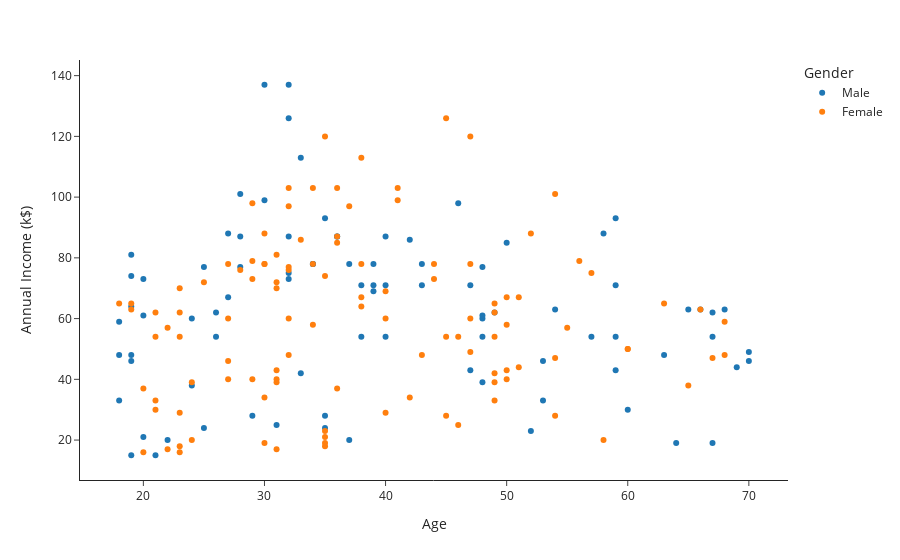

Notebook source saved alongside this figure:
### Markdown cell above
#### **In this plot we can conclude that, female customers younger than 50 have higher spending scores than female customers older than 50.** ####
#### **We can also see those female customers who are younger than 40, generally have high spending score.** ####
#### **Another fact to notice is that male customers who are younger than 40, generally have spending score more than 60** ####
#### **Also male customers who are older than 40, generally have spending score lower than 40.** ####
#### **In a result, just by looking only to this plot, we can say, customers younger than 40 have higher spending scores rather than those who are older than 40** ####

### Code cell
plot('Age', 'Annual Income (k$)')

### Figure 1 — Plotly figure (JSON) as saved in the notebook; plotly's stock layout.template omitted (floating-point values rounded to 4 significant figures)
{"data": [{"hovertemplate": "Gender=Male<br>Age=%{x}<br>Annual Income (k$)=%{y}<extra></extra>", "legendgroup": "Male", "marker": {"color": "#1F77B4", "symbol": "circle"}, "mode": "markers", "name": "Male", "orientation": "v", "showlegend": true, "type": "scatter", "x": [19, 21, 64, 67, 37, 22, 20, 52, 35, 25, 31, 29, 35, 60, 53, 18, 24, 48, 33, 59, 47, 69, 53, 70, 19, 63, 18, 19, 70, 59, 26, 40, 57, 38, 67, 48, 18, 48, 24, 48, 20, 67, 26, 49, 54, 68, 66, 65, 19, 27, 39, 43, 40, 59, 38, 47, 39, 20, 32, 19, 32, 25, 28, 48, 34, 43, 39, 37, 34, 19, 50, 42, 32, 40, 28, 36, 36, 58, 27, 59, 35, 46, 30, 28, 33, 32, 32, 30], "xaxis": "x", "y": [15, 15, 19, 19, 20, 20, 21, 23, 24, 24, 25, 28, 28, 30, 33, 33, 38, 39, 42, 43, 43, 44, 46, 46, 46, 48, 48, 48, 49, 54, 54, 54, 54, 54, 54, 54, 59, 60, 60, 61, 61, 62, 62, 62, 63, 63, 63, 63, 64, 67, 69, 71, 71, 71, 71, 71, 71, 73, 73, 74, 75, 77, 77, 77, 78, 78, 78, 78, 78, 81, 85, 86, 87, 87, 87, 87, 87, 88, 88, 93, 93, 98, 99, 101, 113, 126, 137, 137], "yaxis": "y"}, {"hovertemplate": "Gender=Female<br>Age=%{x}<br>Annual Income (k$)=%{y}<extra></extra>", "legendgroup": "Female", "marker": {"color": "#FF7F0E", "symbol": "circle"}, "mode": "markers", "name": "Female", "orientation": "v", "showlegend": true, "type": "scatter", "x": [20, 23, 31, 22, 35, 23, 30, 35, 58, 24, 35, 35, 46, 54, 45, 40, 23, 21, 49, 21, 42, 30, 36, 20, 65, 31, 49, 24, 50, 27, 29, 31, 49, 31, 50, 51, 27, 67, 54, 43, 68, 32, 47, 60, 60, 45, 23, 49, 46, 21, 55, 22, 34, 50, 68, 40, 32, 47, 27, 23, 49, 21, 66, 19, 38, 18, 19, 63, 49, 51, 50, 38, 40, 23, 31, 25, 31, 29, 44, 35, 57, 28, 32, 32, 34, 44, 38, 47, 27, 30, 30, 56, 29, 31, 36, 33, 36, 52, 30, 37, 32, 29, 41, 54, 41, 36, 34, 32, 38, 47, 35, 45], "xaxis": "x", "y": [16, 16, 17, 17, 18, 18, 19, 19, 20, 20, 21, 23, 25, 28, 28, 29, 29, 30, 33, 33, 34, 34, 37, 37, 38, 39, 39, 39, 40, 40, 40, 40, 42, 43, 43, 44, 46, 47, 47, 48, 48, 48, 49, 50, 50, 54, 54, 54, 54, 54, 57, 57, 58, 58, 59, 60, 60, 60, 60, 62, 62, 62, 63, 63, 64, 65, 65, 65, 65, 67, 67, 67, 69, 70, 70, 72, 72, 73, 73, 74, 75, 76, 76, 77, 78, 78, 78, 78, 78, 78, 78, 79, 79, 81, 85, 86, 87, 88, 88, 97, 97, 98, 99, 101, 103, 103, 103, 103, 113, 120, 120, 126], "yaxis": "y"}], "layout": {"legend": {"title": {"text": "Gender"}, "tracegroupgap": 0}, "margin": {"t": 60}, "xaxis": {"anchor": "y", "domain": [0.0, 1.0], "title": {"text": "Age"}}, "yaxis": {"anchor": "x", "domain": [0.0, 1.0], "title": {"text": "Annual Income (k$)"}}}}
